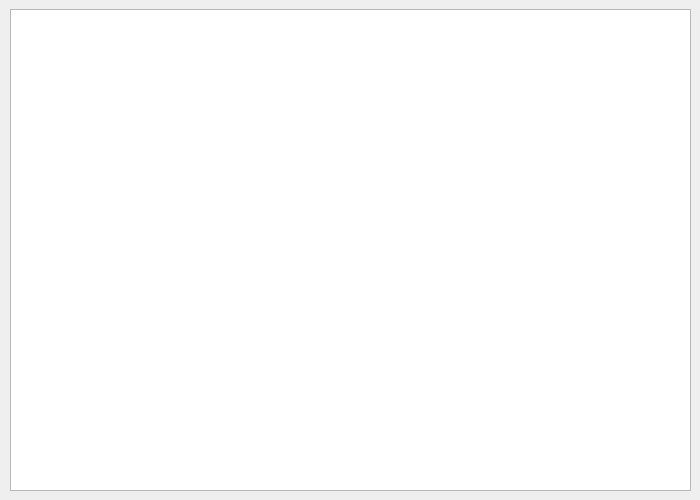
<?xml version="1.0" encoding="UTF-8"?>
<ui version="4.0">
 <class>table_view_window</class>
 <widget class="QMainWindow" name="table_view_window">
  <property name="geometry">
   <rect>
    <x>0</x>
    <y>0</y>
    <width>700</width>
    <height>500</height>
   </rect>
  </property>
  <property name="windowTitle">
   <string>Table view</string>
  </property>
  <property name="windowIcon">
   <iconset resource="resource.qrc">
    <normaloff>:/icons/icons/MGrep.ico</normaloff>:/icons/icons/MGrep.ico</iconset>
  </property>
  <widget class="QWidget" name="centralwidget">
   <property name="sizePolicy">
    <sizepolicy hsizetype="Expanding" vsizetype="Expanding">
     <horstretch>0</horstretch>
     <verstretch>0</verstretch>
    </sizepolicy>
   </property>
   <layout class="QGridLayout" name="gridLayout">
    <property name="leftMargin">
     <number>10</number>
    </property>
    <item row="9" column="0" colspan="3">
     <widget class="QTableView" name="o_lst1">
      <property name="minimumSize">
       <size>
        <width>0</width>
        <height>0</height>
       </size>
      </property>
      <property name="editTriggers">
       <set>QAbstractItemView::NoEditTriggers</set>
      </property>
      <property name="dragEnabled">
       <bool>true</bool>
      </property>
      <property name="alternatingRowColors">
       <bool>true</bool>
      </property>
      <property name="selectionBehavior">
       <enum>QAbstractItemView::SelectItems</enum>
      </property>
      <property name="sortingEnabled">
       <bool>true</bool>
      </property>
     </widget>
    </item>
   </layout>
  </widget>
 </widget>
 <tabstops>
  <tabstop>o_lst1</tabstop>
 </tabstops>
 <resources>
  <include location="resource.qrc"/>
 </resources>
 <connections/>
 <slots>
  <slot>slot_startSearch()</slot>
 </slots>
</ui>
